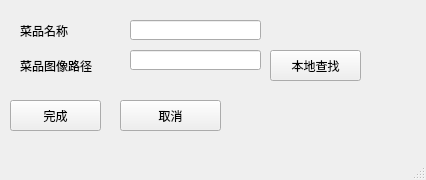
<?xml version="1.0" encoding="UTF-8"?>
<ui version="4.0">
 <class>AddDhisWindow</class>
 <widget class="QMainWindow" name="AddDhisWindow">
  <property name="geometry">
   <rect>
    <x>0</x>
    <y>0</y>
    <width>426</width>
    <height>180</height>
   </rect>
  </property>
  <property name="windowTitle">
   <string>MainWindow</string>
  </property>
  <widget class="QWidget" name="centralwidget">
   <widget class="QLabel" name="label">
    <property name="geometry">
     <rect>
      <x>20</x>
      <y>20</y>
      <width>81</width>
      <height>21</height>
     </rect>
    </property>
    <property name="text">
     <string>菜品名称</string>
    </property>
   </widget>
   <widget class="QLabel" name="label_2">
    <property name="geometry">
     <rect>
      <x>20</x>
      <y>50</y>
      <width>91</width>
      <height>31</height>
     </rect>
    </property>
    <property name="text">
     <string>菜品图像路径</string>
    </property>
   </widget>
   <widget class="QLineEdit" name="DishNameEdit">
    <property name="geometry">
     <rect>
      <x>130</x>
      <y>20</y>
      <width>131</width>
      <height>20</height>
     </rect>
    </property>
   </widget>
   <widget class="QLineEdit" name="ImgFileEdit">
    <property name="geometry">
     <rect>
      <x>130</x>
      <y>50</y>
      <width>131</width>
      <height>20</height>
     </rect>
    </property>
   </widget>
   <widget class="QPushButton" name="ImgFileButton">
    <property name="geometry">
     <rect>
      <x>270</x>
      <y>50</y>
      <width>91</width>
      <height>31</height>
     </rect>
    </property>
    <property name="text">
     <string>本地查找</string>
    </property>
   </widget>
   <widget class="QPushButton" name="OKButton">
    <property name="geometry">
     <rect>
      <x>10</x>
      <y>100</y>
      <width>91</width>
      <height>31</height>
     </rect>
    </property>
    <property name="text">
     <string>完成</string>
    </property>
   </widget>
   <widget class="QPushButton" name="NoButton">
    <property name="geometry">
     <rect>
      <x>120</x>
      <y>100</y>
      <width>101</width>
      <height>31</height>
     </rect>
    </property>
    <property name="text">
     <string>取消</string>
    </property>
   </widget>
  </widget>
  <widget class="QMenuBar" name="menubar">
   <property name="geometry">
    <rect>
     <x>0</x>
     <y>0</y>
     <width>426</width>
     <height>21</height>
    </rect>
   </property>
  </widget>
  <widget class="QStatusBar" name="statusbar"/>
 </widget>
 <resources/>
 <connections/>
</ui>
